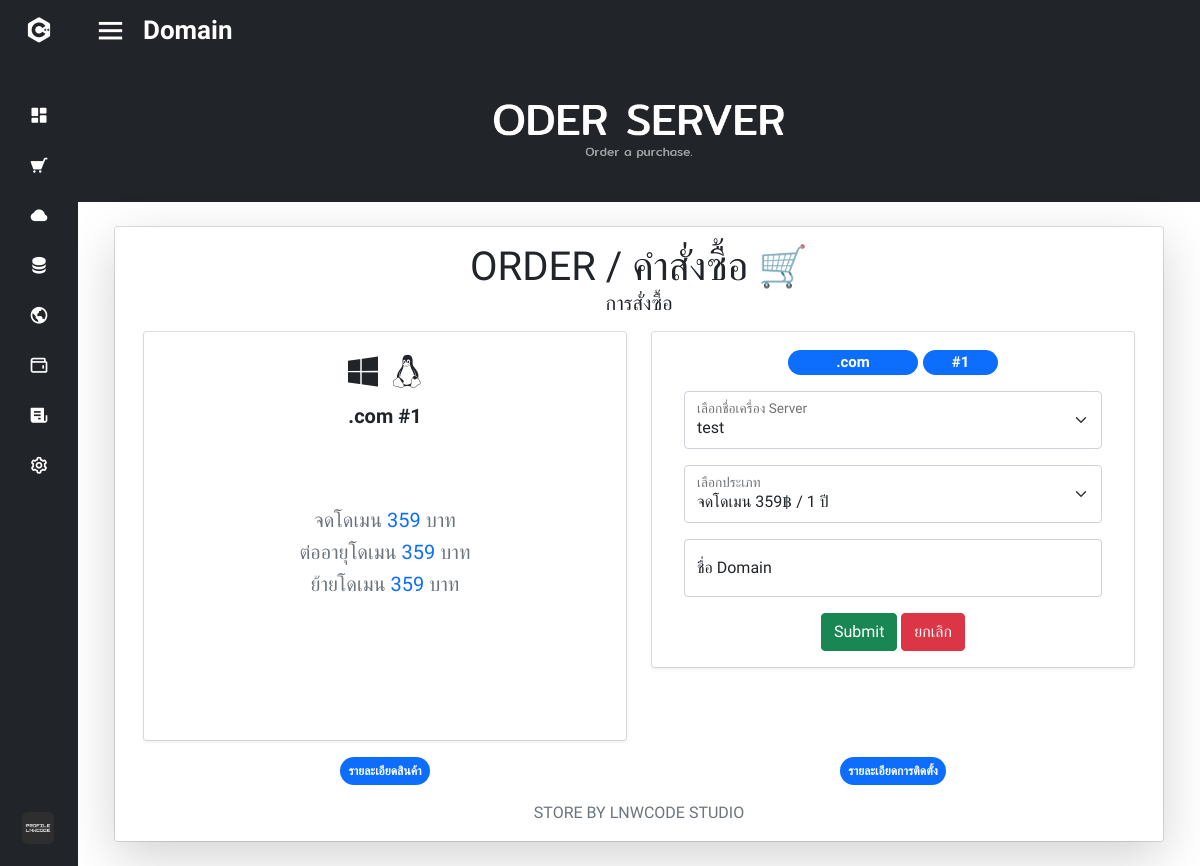
The app's page /gg/order_domain.php?item=1 (signed in) with its own data.
### tables this page shows
CREATE TABLE IF NOT EXISTS `package_plan_domain` (
  `pack_domain_id` int(50) NOT NULL AUTO_INCREMENT,
  `pack_domain_name` varchar(50) NOT NULL,
  `pack_domain_price` float NOT NULL,
  `pack_domain_price_2` float NOT NULL,
  `pack_domain_price_3` float NOT NULL,
  PRIMARY KEY (`pack_domain_id`) USING BTREE,
  KEY `pack_domain_name` (`pack_domain_name`) USING BTREE
);

### gg/order_domain.php (the view, shortened to what this page needs)
<?php
    require_once 'config/db.php';
?>
<!DOCTYPE html>
<html lang="en" dir="ltr">
  <head>
    <link rel="stylesheet" href="stylet.css">
    <link href='https://unpkg.com/boxicons@2.0.7/css/boxicons.min.css' rel='stylesheet'>
    <link rel="stylesheet" href="https://cdn.jsdelivr.net/npm/bootstrap-icons@1.8.1/font/bootstrap-icons.css">
    <link rel="stylesheet" href="myProjects/webProject/icofont/css/icofont.min.css">
    <link rel="stylesheet" href="https://cdnjs.cloudflare.com/ajax/libs/font-awesome/4.7.0/css/font-awesome.min.css">
    <link href="https://cdn.jsdelivr.net/npm/bootstrap@5.1.3/dist/css/bootstrap.min.css" rel="stylesheet">
   </head>
<body>
<?php
    if (isset($_GET['item'])) {
        $item = $_GET['item'];
        $stmt = $conn->query("SELECT * FROM package_plan_domain WHERE pack_domain_id = $item");
        $stmt->execute();
        $data = $stmt->fetch();
    }
?>
<?php
    require_once "config/db.php";
?>
  <div class="sidebar close">
    <div class="logo-details">
      <i class='bx bxl-c-plus-plus'></i>
    </div>
    <ul class="nav-links">
      <li>
        <a href="user.php">
          <i class='bx bxs-dashboard'></i>
        </a>
      </li>
      <li>
        <div class="iocn-link">
          <a href="#">
            <i class='bx bxs-cart bx-flip-horizontal' ></i>
          </a>
        </div>
      </li>
      <li>
        <a href="Clouds_server.php">
          <i class='bx bxs-cloud'></i>
        </a>
      </li>
      <li>
        <a href="Hosting.php">
          <i class='bx bxs-data' ></i>
        </a>
      </li>
      <li>
        <a href="Domain.php">
          <i class='bx bx-world' ></i>
        </a>
      </li>
      <li>
        <a href="topup.php">
          <i class='bx bx-wallet'></i>
        </a>
      </li>
      <li>
        <a href="receipt.php">
          <i class='bx bxs-receipt'></i>
        </a>
      </li>
      <li>
        <div class="iocn-link">
          <a href="#">
            <i class='bx bx-cog' ></i>
          </a>
        </div>
      </li>
      <li>
    <div class="profile-details">
      <div class="profile-content">
        <img src="image/profile.jpg" alt="profileImg">
      </div>
    </div>
  </li>
</ul>
  </div>
  <section class="home-section">
    <div class="home-content">
      <i class='bx bx-menu' style='color:#ffffff'  ></i>
      <span class="text" style='color:#ffffff' >Domain</span>
    </div>
    <div id="carouselExampleSlidesOnly" class="carousel slide" data-bs-ride="carousel">
      <div class="carousel-inner">
        <div class="carousel-item active">
          <img src="image/oder.png" class="d-block w-100" alt="...">
        </div>
      </div>
    </div>
  <div class="p-4">
    <div class="container">
      <div class="card text-center">
        <div class="card-body shadow-lg">
          <h1 class="text-uppercase text-center mb-3">ORDER / คำสั่งซื้อ 🛒<p class="fs-5">การสั่งซื้อ </p></h1>
          <div class="container">
            <div class="row row-cols-2">
              <div class="col">
                <div class="col">
                  <div class="card-deck">
                    <div class="card text-center" style="height: 410px;">
                      <div class="card-body shadow-sm">
                        <i class='bx bxl-windows h1'></i>
                        <i class='bx bxl-tux h1' ></i>
                        <h5 class="card-title fw-bold"><?= $data['pack_domain_name']; ?> #<?= $data['pack_domain_id']; ?></h5>
                        <div class="p-4">
                          <br>
                          <br>
                          <p class="card-text h5 text-muted">จดโดเมน <span class="text-primary"><?= $data['pack_domain_price']; ?></span> บาท </p>
                          <p class="card-text h5 text-muted">ต่ออายุโดเมน <span class="text-primary"> <?= $data['pack_domain_price_2']; ?></span> บาท</p>
                          <p class="card-text h5 text-muted">ย้ายโดเมน <span class="text-primary"><?= $data['pack_domain_price_3']; ?></span> บาท</p>
                        </div>
                      </div>
                    </div>
                  </div>
                </div>
              </div>
              <div class="col">
              <form action="" method="post" enctype="multipart/form-data">
                <div class="col">
                  <div class="card-deck">
                    <div class="card text-center">
                      <div class="card-body shadow-sm">
                        <h5 class="card-title fw-bold"><span class="badge bg-primary rounded-pill" style="width: 130px; height: auto;" value="<?= $data['pack_domain_name']; ?>"><?= $data['pack_domain_name']; ?> </span>
                        <span class="badge bg-primary rounded-pill" style="width: 75px; height: auto;" value="<?= $data['pack_domain_id']; ?>">#<?= $data['pack_domain_id']; ?> </span></h5>
                          <div class="form-floating m-3">
                            <select class="form-select" id="floatingSelect" aria-label="Floating label select example" name="oder_os">
                            <?php
                              $result1 = $conn->query("SELECT * FROM oder_item");
                              if ($result1 !== false) {
                                while($item1 = $result1->fetch()) {
                            ?>
                              <option value="<?= $item1['oder_id']; ?>"><?= $item1['oder_name_server']; ?></option>
                              <?php }
                                } ?>
                            </select>
                            <label for="floatingSelect">เลือกชื่อเครื่อง Server</label>
                          </div>
                          <div class="form-floating m-3">
                            <select class="form-select" id="floatingSelect" aria-label="Floating label select example" name="select_rent">
                              <option value="<?= $data['pack_domain_price']; ?>|1|Yearly|จดโดเมน">จดโดเมน <?= $data['pack_domain_price']; ?>฿ / 1 ปี</option>
                            </select>
                            <label for="floatingSelect">เลือกประเภท</label>
                          </div>
                          <div class="form-floating m-3">
                            <input type="text" class="form-control" id="floatingInput" name="oder_domain_name" placeholder="text">
                            <label for="floatingInput">ชื่อ Domain</label>
                          </div>
                          <button type="submit" id="submit" name="submit" class="btn btn-success">Submit</button>
                        <a href="Domain.php" class="btn btn-danger">ยกเลิก</a>
                      </div>
                    </div>
                  </div>
                </div>
              </form>
              </div>
              <div class="col p-3"><span class="badge bg-primary p-2 rounded-pill">รายละเอียดสินค้า</span></div>
              <div class="col p-3"><span class="badge bg-primary p-2 rounded-pill">รายละเอียดการติดตั้ง</span></div>
            </div>
          </div>
        <div class="text-muted" style="font-size:1rem">STORE BY LNWCODE STUDIO</div>
      </div>
    </div>
  </div>
</section>
</body>
</html>

### gg/stylet.css (style rules this page uses)
* { margin: 0; padding: 0; box-sizing: border-box; font-family: 'Mitr', sans-serif; }
.sidebar { position: fixed; top: 0; left: 0; height: 100%; width: 260px; background: #212529; z-index: 100; transition: all 0.5s ease; }
.sidebar.close { width: 78px; }
.sidebar .logo-details { height: 60px; width: 100%; display: flex; align-items: center; }
.sidebar .logo-details i { font-size: 30px; color: #fff; height: 50px; min-width: 78px; text-align: center; line-height: 50px; }
.sidebar .nav-links { height: 100%; padding: 30px 0 150px 0; overflow: auto; }
.sidebar.close .nav-links { overflow: visible; }
.sidebar .nav-links li { position: relative; list-style: none; transition: all 0.4s ease; }
.sidebar .nav-links li .iocn-link { display: flex; align-items: center; justify-content: space-between; }
.sidebar.close .nav-links li .iocn-link { display: block }
.sidebar .nav-links li i { height: 50px; min-width: 78px; text-align: center; line-height: 50px; color: #fff; font-size: 20px; cursor: pointer; transition: all 0.3s ease; }
.sidebar .nav-links li a { display: flex; align-items: center; text-decoration: none; }
.sidebar .profile-details { position: fixed; bottom: 0; width: 260px; display: flex; align-items: center; justify-content: space-between; background: #212529; padding: 12px 0; transition: all 0.5s ease; }
.sidebar.close .profile-details { background: none; }
.sidebar.close .profile-details { width: 78px; }
.sidebar .profile-details .profile-content { display: flex; align-items: center; }
.sidebar .profile-details img { height: 52px; width: 52px; object-fit: cover; border-radius: 16px; margin: 0 14px 0 12px; background: #212529; transition: all 0.5s ease; }
.sidebar.close .profile-details img { padding: 10px; }
.home-section { position: relative; background: #fff; height: 100vh; left: 260px; width: calc(100% - 260px); transition: all 0.5s ease; }
.sidebar.close ~ .home-section { left: 78px; width: calc(100% - 78px); }
.home-section .home-content { height: 60px; display: flex; align-items: center; }
.home-section .home-content .bx-menu, .home-section .home-content .text { color: #11101d; font-size: 35px; }
.home-section .home-content .bx-menu { margin: 0 15px; cursor: pointer; }
.home-section .home-content .text { font-size: 26px; font-weight: 600; }
.home-content { background: #212529; }

### records on screen
package_plan_domain: pack_domain_name ".com", pack_domain_id "1", pack_domain_price "359", pack_domain_price_2 "359", pack_domain_price_3 "359"

### other values on screen
form field oder_os "test"
